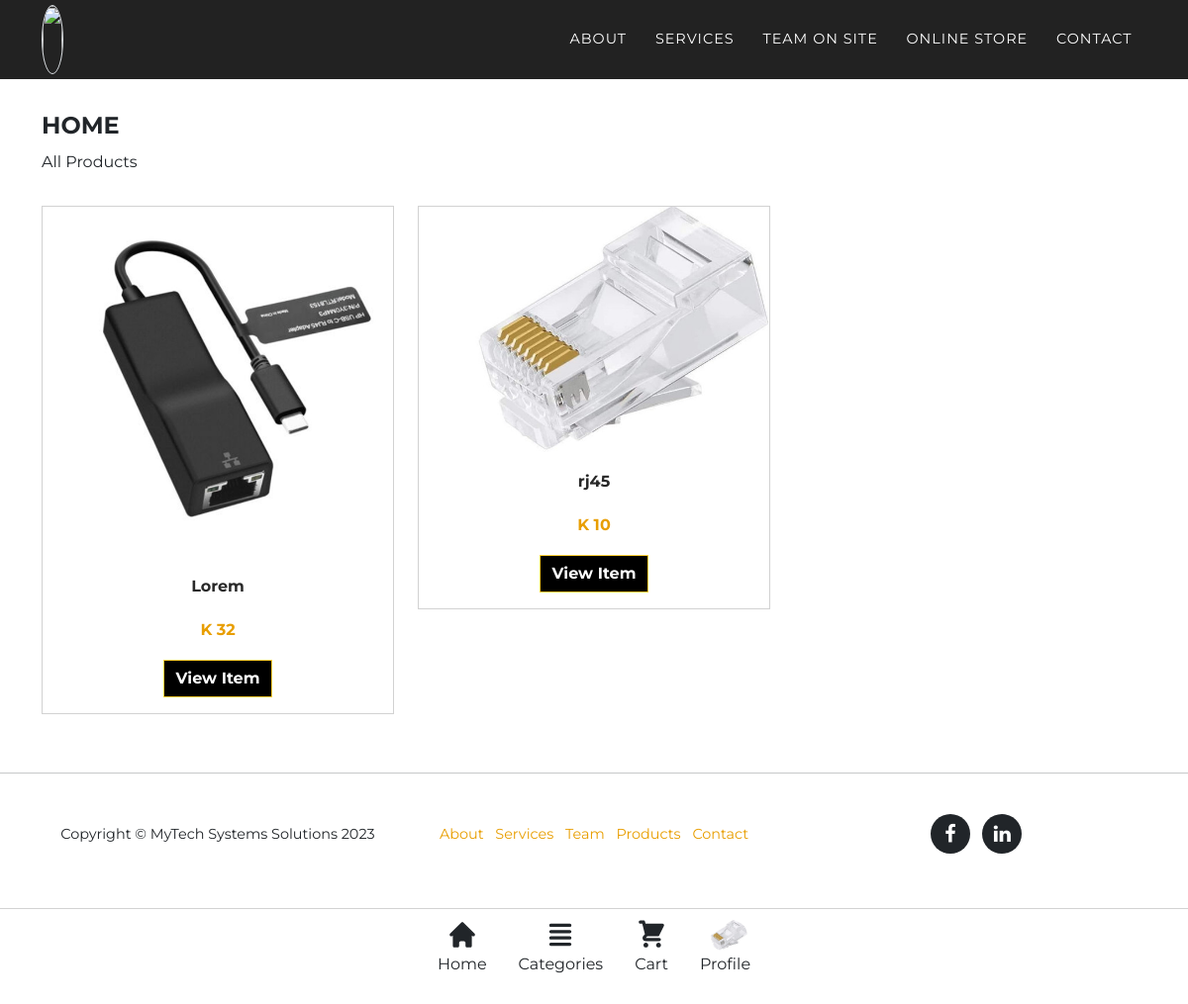
The app's page /online_store/online_store with its own data.
### online_store/models.py (models this page shows, shortened)
class Product(models.Model):
    name = models.CharField(max_length=100)
    desc = models.TextField()
    price = models.IntegerField()
    image = models.ImageField(upload_to='images/products')
    category = models.ForeignKey('Category',on_delete=models.CASCADE)
    condition= models.TextField()
    quantity = models.PositiveIntegerField(default=1)
    shipping = models.TextField()
    availability = models.BooleanField(default=True)

### online_store/views.py (the view)
# urls.py: path('online_store/',include("online_store.urls")),
def online_store(request):
    return render(request,'online_store/online_store.html',{
        'title': Product.objects.all()
    })

### online_store/templates/online_store/online_store.html
{% extends "online_store/layout.html" %}
{% load static %}
{% block body %}
<div class="container" style="margin-top: 113px;">
    <h1 style="font-size: x-large;">HOME</h1>
    <p>All Products</p>
</div>
<div class="container" style="margin-bottom: 30px;margin-top: 30px;">
    <div class="row">
        {% for item in title %}
        <div class="col-md-4"><a href="{% url 'product_details' id=item.id%}">
                <div class="card" style="border-radius: 0px;margin-bottom: 29px;"><img class="card-img-top w-100  d-block" style="border-radius: 1px; " src="{{item.image.url}}">
                    <div class="card-body">
                        <p class="card-text" style="text-align: center;"><strong><span style="color: rgb(40, 40, 40);"> {{item.name}} </span></strong></p>
                        <p style="font-weight: bold;color: var(--bs-primary);text-align: center;">K {{item.price}}</p>
                        <center>
                            <button class="btn btn-primary" type="button" style="background-color: rgb(0, 0, 0); border-radius: 0px;">View Item</button>
                        </center>
                    </div>
                </div>
            </a></div>
       {% endfor %}
    </div>
</div>
<hr>
{% endblock %}

### static/css/bs-theme-overrides.css (style rules this page uses)
:root, [data-bs-theme=light] { --bs-primary: #e89e01; --bs-primary-rgb: 232,158,1; --bs-primary-text-emphasis: #5D3F00; --bs-primary-bg-subtle: #FAECCC; --bs-primary-border-subtle: #F6D899; }
.btn-primary { --bs-btn-color: #000000; --bs-btn-bg: #e89e01; --bs-btn-border-color: #e89e01; --bs-btn-hover-color: #000000; --bs-btn-hover-bg: #EBAD27; --bs-btn-hover-border-color: #EAA81A; --bs-btn-focus-shadow-rgb: 35,24,0; --bs-btn-active-color: #000000; --bs-btn-active-bg: #EDB134; --bs-btn-active-border-color: #EAA81A; --bs-btn-disabled-color: #000000; --bs-btn-disabled-bg: #e89e01; --bs-btn-disabled-border-color: #e89e01; }

### records on screen
Product: image (picture), name "Lorem", price "32"
Product: image (picture), name "rj45", price "10"
